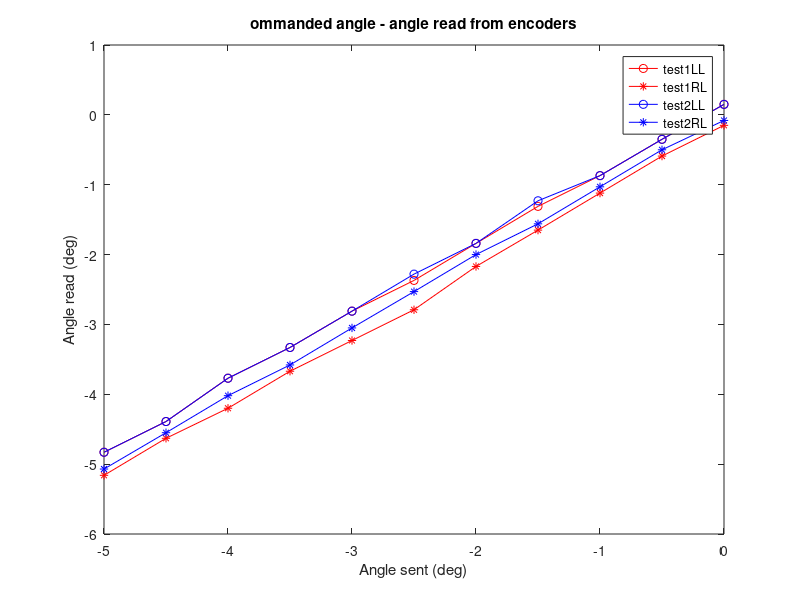
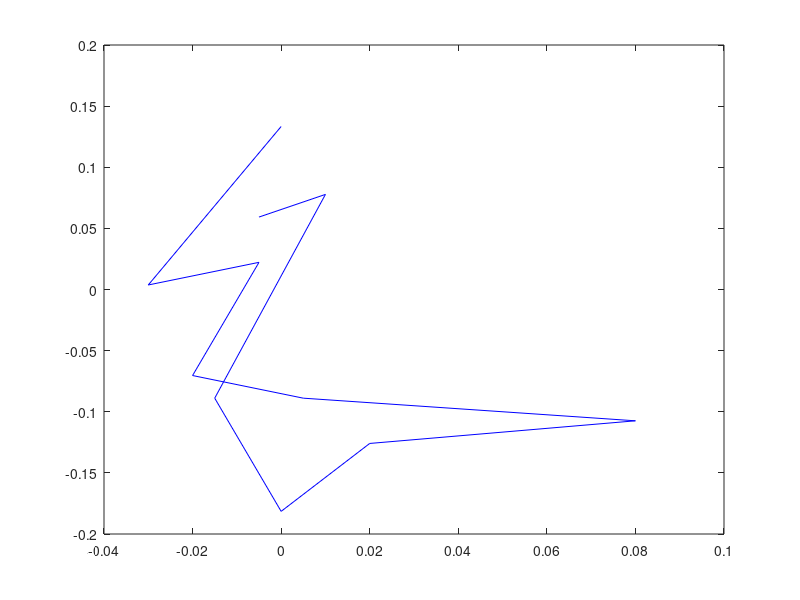

Here is the MATLAB script that generated these plots, in order:
%% 2/06/2016
%Commanded angle
angle_ref = [0 -0.5 -1 -1.5 -2 -2.5 -3 -3.5 -4 -4.5 -5];
test1AngleLL = [0.15 -0.35 -0.87 -1.31 -1.84 -2.37 -2.81 -3.33 -3.77 -4.39 -4.83];
test1AngleRL = [-0.15 -0.59 -1.12 -1.65 -2.17 -2.79 -3.23 -3.67 -4.2 -4.63 -5.16];
test2AngleLL = [0.15 -0.35 -0.87 -1.23 -1.84 -2.28 -2.81 -3.33 -3.77 -4.39 -4.83];
test2AngleRL = [-0.08 -0.5 -1.03 -1.56 -2 -2.53 -3.05 -3.58 -4.02 -4.55 -5.07];
zmptest1 = [0 0.005 0.012 0.0175 0.024 0.0305 0.037 0.043 0.051 0.06 0.0665];
zmptest2 = [0 0.005 0.01 0.018 0.023 0.034 0.04 0.049 0.052 0.065 0.071];
 

% Relation between commanded angle and angle read from encoders
figure; hold on; box on
plot (angle_ref, test1AngleLL, '-ro', angle_ref, test1AngleRL, '-r*');
plot (angle_ref, test2AngleLL, '-bo', angle_ref, test2AngleRL, '-b*');
xlabel('Angle sent (deg)');
ylabel('Angle read (deg)');
legend('test1LL','test1RL', 'test2LL','test2RL');
title('ommanded angle - angle read from encoders');

figure; hold on; box on;
angle_error = angle_ref - (test1AngleLL-(test1AngleLL - test1AngleRL)/2)
angle_zmp = - (zmptest1 + 0.0018)/ 0.0135;
error_zmp = angle_ref - angle_zmp

plot(angle_error, error_zmp,'b')